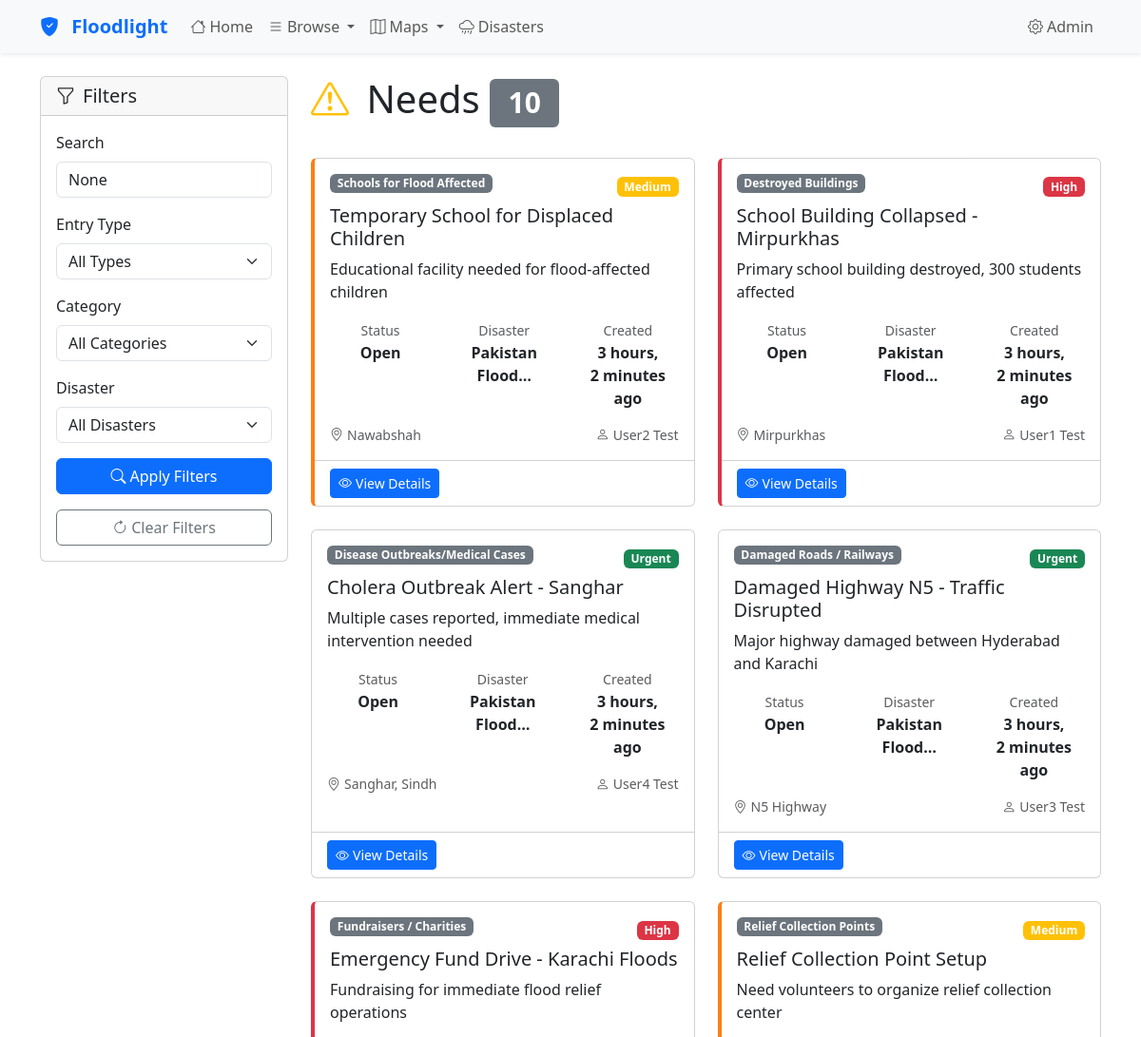
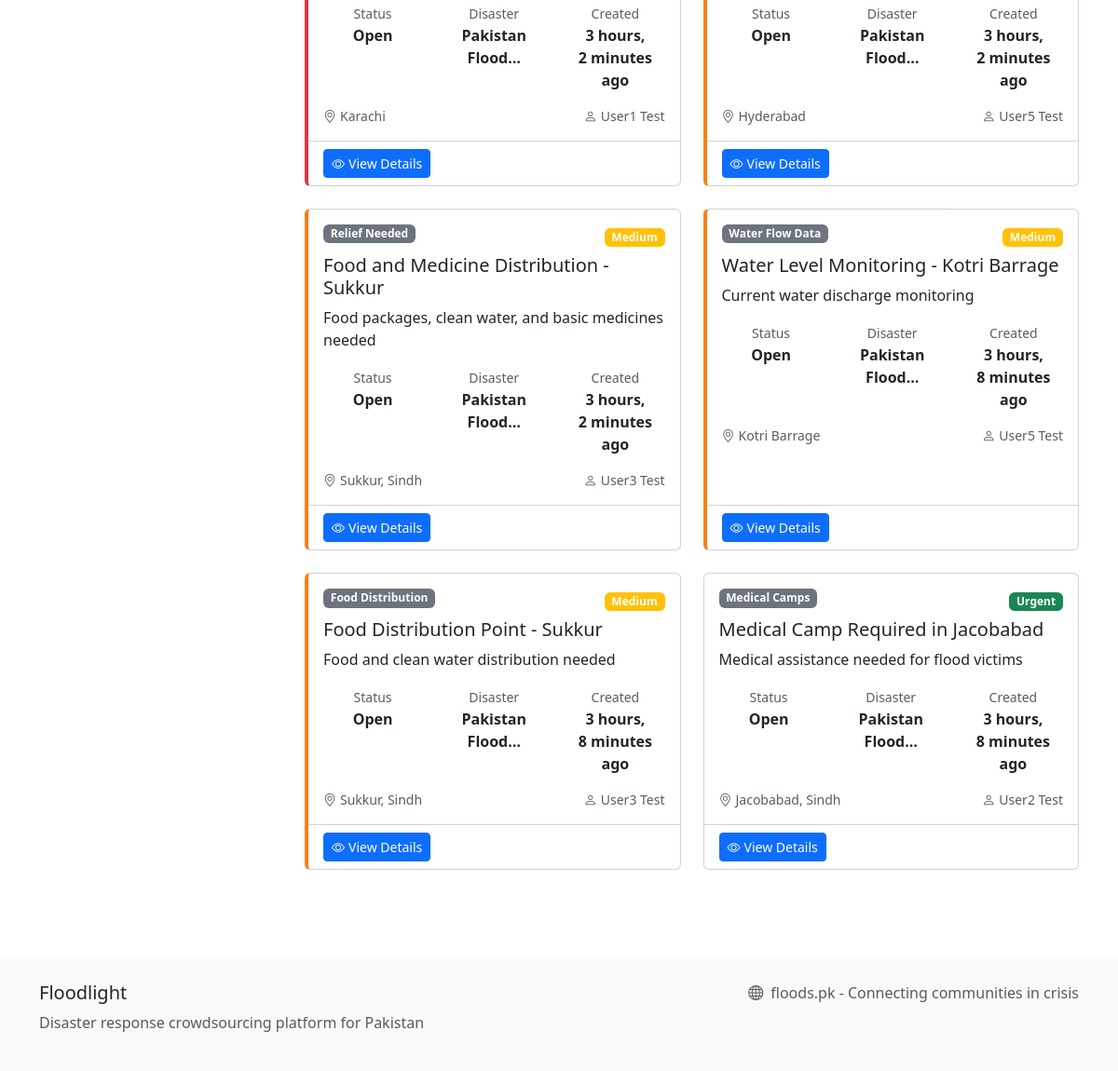
Page /needs/ on the committed database (2 pictures, top to bottom).
### app/models.py (models this page shows, shortened)
class Need(models.Model):
    STATUS_CHOICES = [
        ('open', 'Open'),
        ('in_progress', 'In Progress'),
        ('resolved', 'Resolved'),
        ('verified', 'Verified'),
        ('closed', 'Closed'),
        ('reopened', 'Reopened'),
    ]
    disaster = models.ForeignKey(Disaster, on_delete=models.CASCADE, related_name='needs')
    category = models.ForeignKey(Category, on_delete=models.SET_NULL, null=True)
    title = models.CharField(max_length=200)
    description = models.TextField()
    location = models.CharField(max_length=255, blank=True)
    latitude = models.DecimalField(max_digits=9, decimal_places=6, null=True, blank=True)
    longitude = models.DecimalField(max_digits=9, decimal_places=6, null=True, blank=True)
    city = models.CharField(max_length=100, blank=True)
    contact_person = models.CharField(max_length=100, blank=True)
    contact_phone = models.CharField(max_length=20, blank=True)
    status = models.CharField(max_length=15, choices=STATUS_CHOICES, default='open')
    priority = models.CharField(max_length=10, choices=[
        ('low', 'Low'),
        ('medium', 'Medium'),
        ('high', 'High'),
        ('urgent', 'Urgent')
    ], default='medium')
    reported_by = models.ForeignKey('auth.User', on_delete=models.SET_NULL, null=True, blank=True)
    assigned_to = models.ForeignKey('auth.User', on_delete=models.SET_NULL, null=True, blank=True, related_name='assigned_needs')
    is_verified = models.BooleanField(default=False, help_text="Has this need been verified by a trusted source")
    verified_by = models.ForeignKey('auth.User', on_delete=models.SET_NULL, null=True, blank=True,
                                  related_name='verified_needs', help_text="User who verified this need")
    verified_at = models.DateTimeField(null=True, blank=True, help_text="When this need was verified")
    verification_notes = models.TextField(blank=True, help_text="Notes from the verification process")
    flag_count = models.PositiveIntegerField(default=0, help_text="Number of times this need has been reported")
    is_flagged = models.BooleanField(default=False, help_text="Is this need under review due to reports")
    created_at = models.DateTimeField(auto_now_add=True)
    updated_at = models.DateTimeField(auto_now=True)
    resolved_at = models.DateTimeField(null=True, blank=True)
    class Meta:
        ordering = ['-created_at']

class Category(models.Model):
    CATEGORY_TYPES = [
        ('problem', 'Problem/Issue'),
        ('service', 'Service/Solution'),
        ('information', 'Information/Data'),
    ]
    name = models.CharField(max_length=100, unique=True)
    description = models.TextField(blank=True)
    category_type = models.CharField(max_length=20, choices=CATEGORY_TYPES, default='problem')
    icon = models.CharField(max_length=50, blank=True, help_text="CSS icon class or emoji")
    class Meta:
        verbose_name_plural = "Categories"
        ordering = ['category_type', 'name']

class Disaster(models.Model):
    SEVERITY_CHOICES = [
        ('low', 'Low'),
        ('medium', 'Medium'),
        ('high', 'High'),
        ('critical', 'Critical'),
    ]
    name = models.CharField(max_length=200)
    slug = models.SlugField(max_length=100, unique=True)
    description = models.TextField(blank=True)
    affected_areas = models.TextField(help_text="Geographic areas affected by this disaster")
    severity = models.CharField(max_length=20, choices=SEVERITY_CHOICES, default='medium')
    start_date = models.DateField()
    end_date = models.DateField(null=True, blank=True)
    created_by = models.ForeignKey('auth.User', on_delete=models.SET_NULL, null=True, blank=True)
    created_at = models.DateTimeField(auto_now_add=True)
    updated_at = models.DateTimeField(auto_now=True)
    class Meta:
        ordering = ['-start_date']

### app/views.py (the view)
# urls.py: path('needs/', views.needs_list, name='needs_list'),
def needs_list(request):
    needs = Need.objects.filter(status='open').select_related('category', 'disaster', 'reported_by')
    entry_type = request.GET.get('type', 'all')
    if entry_type in ['problem', 'service', 'information']:
        needs = needs.filter(category__category_type=entry_type)
    category_id = request.GET.get('category')
    if category_id:
        needs = needs.filter(category_id=category_id)
    disaster_id = request.GET.get('disaster')
    if disaster_id:
        needs = needs.filter(disaster_id=disaster_id)
    search_query = request.GET.get('search')
    if search_query:
        needs = needs.filter(
            Q(title__icontains=search_query) |
            Q(description__icontains=search_query) |
            Q(location__icontains=search_query)
        )
    paginator = Paginator(needs.order_by('-created_at'), 12)
    page_number = request.GET.get('page')
    needs_page = paginator.get_page(page_number)
    if entry_type in ['problem', 'service', 'information']:
        categories = Category.objects.filter(category_type=entry_type)
    else:
        categories = Category.objects.all()
    context = {
        'needs': needs_page,
        'categories': categories,
        'disasters': Disaster.objects.filter(end_date__isnull=True),
        'current_category': category_id,
        'current_disaster': disaster_id,
        'current_type': entry_type,
        'search_query': search_query,
        'problem_count': Need.objects.filter(status='open', category__category_type='problem').count(),
        'service_count': Need.objects.filter(status='open', category__category_type='service').count(),
        'info_count': Need.objects.filter(status='open', category__category_type='information').count(),
    }
    return render(request, 'app/needs_list.html', context)

### app/templates/app/needs_list.html (shortened to what this page needs)
{% extends 'app/base.html' %}
{% block content %}
<div class="container py-4">
    <div class="row">
        <div class="col-lg-3 mb-4">
            <div class="card">
                <div class="card-header">
                    <h5 class="mb-0">
                        <i class="bi bi-funnel me-2"></i>Filters
                    </h5>
                </div>
                <div class="card-body">
                    <form method="get" class="mb-3">
                        <div class="mb-3">
                            <label for="search" class="form-label">Search</label>
                            <input type="text" class="form-control" id="search" name="search"
                                   value="{{ search_query }}" placeholder="Search needs...">
                        </div>
                        <div class="mb-3">
                            <label for="type" class="form-label">Entry Type</label>
                            <select class="form-select" id="type" name="type">
                                <option value="all" {% if current_type == 'all' %}selected{% endif %}>All Types</option>
                            </select>
                        </div>
                        <div class="mb-3">
                            <label for="category" class="form-label">Category</label>
                            <select class="form-select" id="category" name="category">
                                <option value="">All Categories</option>
                            </select>
                        </div>
                        <div class="mb-3">
                            <label for="disaster" class="form-label">Disaster</label>
                            <select class="form-select" id="disaster" name="disaster">
                                <option value="">All Disasters</option>
                            </select>
                        </div>
                        <button type="submit" class="btn btn-primary w-100">
                            <i class="bi bi-search me-1"></i>Apply Filters
                        </button>
                    </form>
                    <a href="{% url 'app:needs_list' %}" class="btn btn-outline-secondary w-100">
                        <i class="bi bi-arrow-clockwise me-1"></i>Clear Filters
                    </a>
                </div>
            </div>
        </div>
        <div class="col-lg-9">
            <div class="d-flex justify-content-between align-items-center mb-4">
                <h1>
                    <i class="bi bi-exclamation-triangle text-warning me-2"></i>
                    Needs
                    <span class="badge bg-secondary">{{ needs.paginator.count }}</span>
                </h1>
            </div>
            {% if needs %}
                <div class="row">
                    {% for need in needs %}
                    <div class="col-md-6 mb-4">
                        <div class="card card-hover h-100 priority-{{ need.priority }}">
                            <div class="card-body">
                                <div class="d-flex justify-content-between align-items-start mb-2">
                                    <span class="badge bg-secondary">{{ need.category.name }}</span>
                                    <div>
                                        <span class="badge
                                            {% if need.priority == 'high' %}bg-danger
                                            {% elif need.priority == 'medium' %}bg-warning
                                            {% else %}bg-success{% endif %}">
                                            {{ need.get_priority_display }}
                                        </span>
                                    </div>
                                </div>
                                <h5 class="card-title">{{ need.title }}</h5>
                                <p class="card-text">{{ need.description|truncatewords:25 }}</p>
                                <div class="row text-center mb-3">
                                    <div class="col-4">
                                        <small class="text-muted">Status</small>
                                        <div class="fw-bold text-capitalize">{{ need.status }}</div>
                                    </div>
                                    <div class="col-4">
                                        <small class="text-muted">Disaster</small>
                                        <div class="fw-bold">{{ need.disaster.name|truncatechars:15 }}</div>
                                    </div>
                                    <div class="col-4">
                                        <small class="text-muted">Created</small>
                                        <div class="fw-bold">{{ need.created_at|timesince }} ago</div>
                                    </div>
                                </div>
                                <div class="d-flex justify-content-between align-items-center">
                                    <small class="text-muted">
                                        <i class="bi bi-geo-alt me-1"></i>{{ need.location|truncatechars:25 }}
                                    </small>
                                    <small class="text-muted">
                                        <i class="bi bi-person me-1"></i>{{ need.reported_by.get_full_name|default:need.reported_by.username }}
                                    </small>
                                </div>
                            </div>
                            <div class="card-footer bg-transparent">
                                <a href="{% url 'app:need_detail' need.id %}" class="btn btn-primary btn-sm">
                                    <i class="bi bi-eye me-1"></i>View Details
                                </a>
                            </div>
                        </div>
                    </div>
                    {% endfor %}
                </div>
            {% endif %}
        </div>
    </div>
</div>
{% endblock %}

### app/templates/app/base.html (shortened to what this page needs)
<!DOCTYPE html>
<html lang="en">
<head>
    <link href="https://cdn.jsdelivr.net/npm/bootstrap@5.3.0/dist/css/bootstrap.min.css" rel="stylesheet">
    <link rel="stylesheet" href="https://cdn.jsdelivr.net/npm/bootstrap-icons@1.10.0/font/bootstrap-icons.css">
</head>
<body>
    <nav class="navbar navbar-expand-lg navbar-light bg-light shadow-sm">
        <div class="container">
            <a class="navbar-brand" href="{% url 'app:home' %}">
                <i class="bi bi-shield-fill-check me-2"></i>
                Floodlight
            </a>
            <div class="collapse navbar-collapse" id="navbarNav">
                <ul class="navbar-nav me-auto">
                    <li class="nav-item">
                        <a class="nav-link" href="{% url 'app:home' %}">
                            <i class="bi bi-house me-1"></i>Home
                        </a>
                    </li>
                    <li class="nav-item dropdown">
                        <a class="nav-link dropdown-toggle" href="#" id="navbarDropdown" role="button" data-bs-toggle="dropdown">
                            <i class="bi bi-list me-1"></i>Browse
                        </a>
                    </li>
                    <li class="nav-item dropdown">
                        <a class="nav-link dropdown-toggle" href="#" id="mapDropdown" role="button" data-bs-toggle="dropdown">
                            <i class="bi bi-map me-1"></i>Maps
                        </a>
                    </li>
                    <li class="nav-item">
                        <a class="nav-link" href="{% url 'app:disasters_list' %}">
                            <i class="bi bi-cloud-rain me-1"></i>Disasters
                        </a>
                    </li>
                </ul>
                <ul class="navbar-nav">
                    <li class="nav-item">
                        <a class="nav-link" href="/admin/">
                            <i class="bi bi-gear me-1"></i>Admin
                        </a>
                    </li>
                </ul>
            </div>
        </div>
    </nav>
    <main>
        {% block content %}{% endblock %}
    </main>
    <footer class="footer py-4">
        <div class="container">
            <div class="row">
                <div class="col-md-6">
                    <h5>Floodlight</h5>
                    <p class="text-muted">Disaster response crowdsourcing platform for Pakistan</p>
                </div>
                <div class="col-md-6 text-md-end">
                    <p class="text-muted">
                        <i class="bi bi-globe me-1"></i>
                        floods.pk - Connecting communities in crisis
                    </p>
                </div>
            </div>
        </div>
    </footer>
</body>
</html>

### app/templates/app/base.html (style rules this page uses)
.navbar-brand { font-weight: bold; color: #0d6efd !important; }
.priority-high { border-left: 4px solid #dc3545; }
.priority-medium { border-left: 4px solid #fd7e14; }
.footer { background-color: #f8f9fa; margin-top: 3rem; }

### rows in the picture
Need: category.name "Schools for Flood Affected", priority "Medium", title "Temporary School for Displaced Children", description "Educational facility needed for flood-affected children", status "Open", disaster.name "Pakistan Flood…", created_at "3 hours, 2 minutes", location "Nawabshah", reported_by.get_full_name "User2 Test"
Need: category.name "Destroyed Buildings", priority "High", title "School Building Collapsed - Mirpurkhas", description "Primary school building destroyed, 300 students affected", status "Open", disaster.name "Pakistan Flood…", created_at "3 hours, 2 minutes", location "Mirpurkhas", reported_by.get_full_name "User1 Test"
Need: category.name "Disease Outbreaks/Medical Cases", priority "Urgent", title "Cholera Outbreak Alert - Sanghar", description "Multiple cases reported, immediate medical intervention needed", status "Open", disaster.name "Pakistan Flood…", created_at "3 hours, 2 minutes", location "Sanghar, Sindh", reported_by.get_full_name "User4 Test"
Need: category.name "Damaged Roads / Railways", priority "Urgent", title "Damaged Highway N5 - Traffic Disrupted", description "Major highway damaged between Hyderabad and Karachi", status "Open", disaster.name "Pakistan Flood…", created_at "3 hours, 2 minutes", location "N5 Highway", reported_by.get_full_name "User3 Test"
Need: category.name "Fundraisers / Charities", priority "High", title "Emergency Fund Drive - Karachi Floods", description "Fundraising for immediate flood relief operations", status "Open", disaster.name "Pakistan Flood…", created_at "3 hours, 2 minutes", location "Karachi", reported_by.get_full_name "User1 Test"
Need: category.name "Relief Collection Points", priority "Medium", title "Relief Collection Point Setup", description "Need volunteers to organize relief collection center", status "Open", disaster.name "Pakistan Flood…", created_at "3 hours, 2 minutes", location "Hyderabad", reported_by.get_full_name "User5 Test"
Need: category.name "Relief Needed", priority "Medium", title "Food and Medicine Distribution - Sukkur", description "Food packages, clean water, and basic medicines needed", status "Open", disaster.name "Pakistan Flood…", created_at "3 hours, 2 minutes", location "Sukkur, Sindh", reported_by.get_full_name "User3 Test"
Need: category.name "Water Flow Data", priority "Medium", title "Water Level Monitoring - Kotri Barrage", description "Current water discharge monitoring", status "Open", disaster.name "Pakistan Flood…", created_at "3 hours, 8 minutes", location "Kotri Barrage", reported_by.get_full_name "User5 Test"
Need: category.name "Food Distribution", priority "Medium", title "Food Distribution Point - Sukkur", description "Food and clean water distribution needed", status "Open", disaster.name "Pakistan Flood…", created_at "3 hours, 8 minutes", location "Sukkur, Sindh", reported_by.get_full_name "User3 Test"
Need: category.name "Medical Camps", priority "Urgent", title "Medical Camp Required in Jacobabad", description "Medical assistance needed for flood victims", status "Open", disaster.name "Pakistan Flood…", created_at "3 hours, 8 minutes", location "Jacobabad, Sindh", reported_by.get_full_name "User2 Test"

### other values in the picture
{{ needs.paginator.count }} "10"
